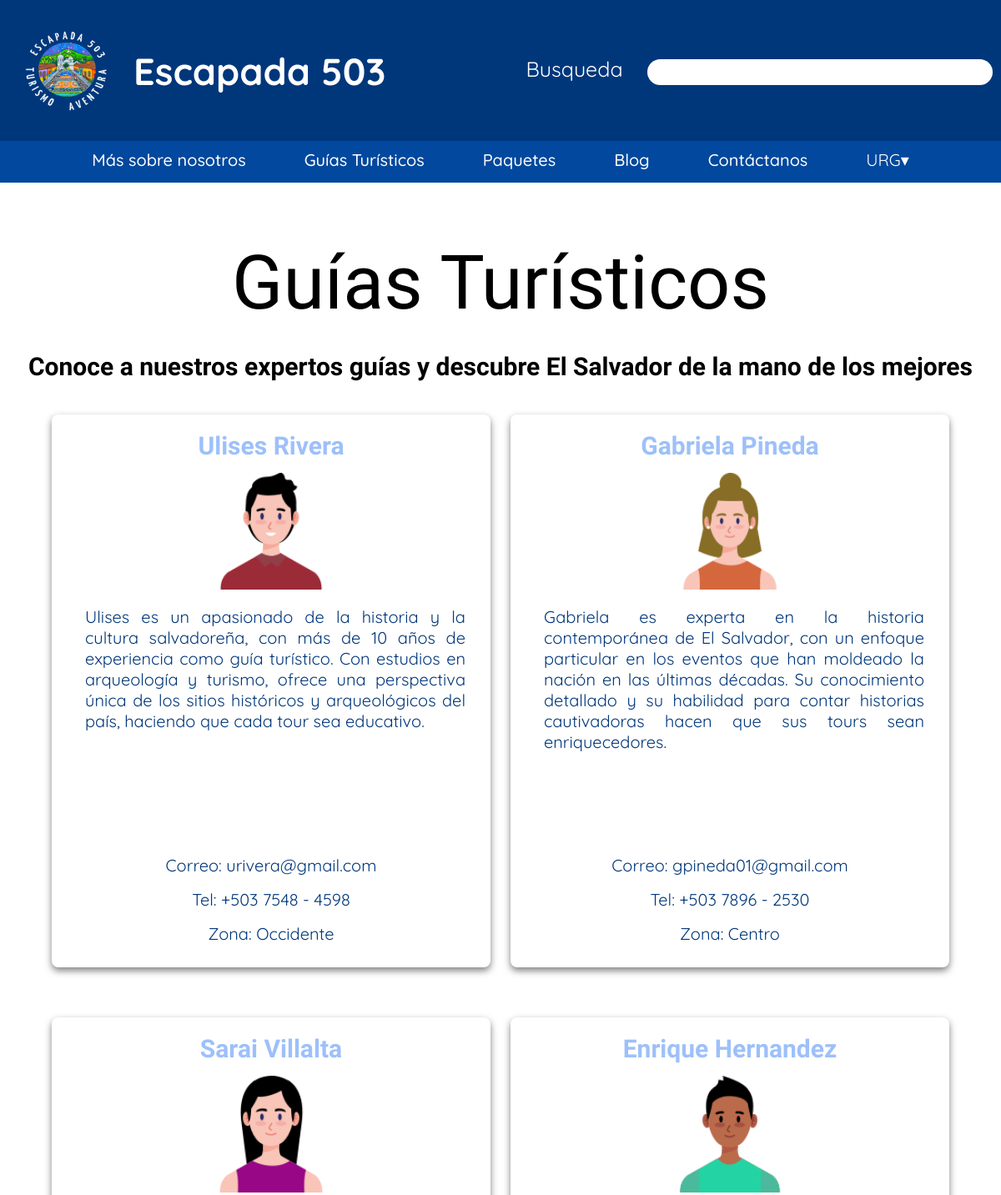
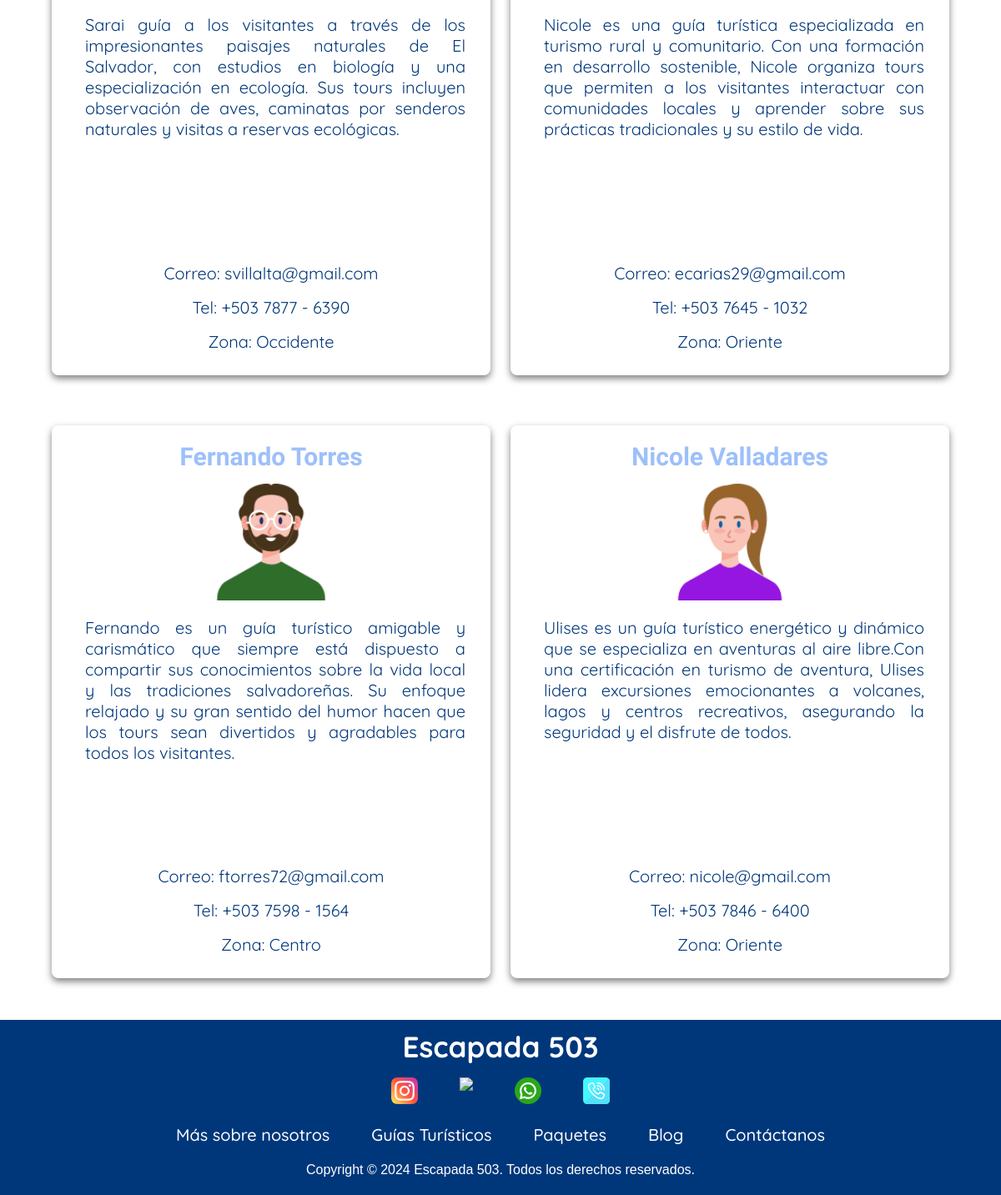
/guias/ (signed in), run on the app's committed database (2 pictures, top to bottom).
### guiasTuristicos/models.py (models this page shows)
class Guias(models.Model):
    nombre = models.CharField(max_length = 255)
    descripcion = models.CharField(max_length = 600)
    correo = models.CharField(max_length = 75)
    telefono = models.CharField(max_length = 25)
    zona = models.CharField(max_length = 75)
    fotografia = models.CharField(max_length = 75)

### guiasTuristicos/views.py (the view)
# urls.py: path('guias/', include('guiasTuristicos.guiasUrls')),
@login_required
def guias(request):
    guiasLista = Guias.objects.all()
    return render(request, 'guias.html', {'guiasLista' : guiasLista})

### guiasTuristicos/Templates/guias.html (shortened to what this page needs)
<!DOCTYPE html>
<html lang="en">
<head>
    {% load static %}
    <link rel="stylesheet" href="{% static 'guiasStyles.css' %}">
</head>
<body>
    <header>
        <div class="header_style">
            <div class="contenido_header">
                <div class="left_section">
                    <a href="{% url 'index-url' %}"><img class="logo" src="{% static 'img/logo.png' %}"
                            alt="Logo de Escapada 503"></a>
                    <h2 class="header_titulo">Escapada 503</h2>
                </div>
                <div class="barraBusqueda">
                    <label class="lbl_busqueda">Busqueda</label>
                    <input class="searchInput barra" type="text">
                </div>
            </div>
            <div class="menu_opcionesHeader" id="menu_opcionesHeader">
                <a href="{% url 'nosotros-url' %}">Más sobre nosotros</a>
                <a href="{% url 'guias-url' %}">Guías Turísticos</a>
                <a href="{% url 'paquetes-url' %}">Paquetes</a>
                <a href="{% url 'blog-url' %}">Blog</a>
                <a href="{% url 'contactanos-url' %}">Contáctanos</a>
                <div class="user_section">
                    <div class="user_info" id="userInfo">
                        <span class="user_name">{{user.username}}</span>
                        <span class="user_menu">&#9662;</span>
                    </div>
                </div>
            </div>
        </div>
    </header>
    <h1 class="guias_encabezado">Guías Turísticos</h1>
    <h3 class="guias_frase">Conoce a nuestros expertos guías y descubre El Salvador de la mano de los mejores</h3>
    <div class="guias_contenedor contenido">
        {% for guia in guiasLista %}
        <div class="guias_filas">
            <div class="guias_personalBlanco">
                <h3>{{ guia.nombre }}</h3>
                <div class="guias_info">
                    <img src="{% static guia.fotografia%}" alt="">
                    <p class="guias_descripcion">{{ guia.descripcion }}</p>
                </div>
                <div class="guias_contactos">
                    <p>Correo: {{ guia.correo }}</p>
                    <p>Tel: {{ guia.telefono }}</p>
                    <p>Zona: {{ guia.zona }}</p>
                </div>
            </div>
        </div>
        {% endfor %}
    </div>
    <footer>
        <div class="footer_style">
            <div clas=footer_contenido>
                <div>
                    <h2 class="footer_titulo">Escapada 503</h2>
                </div>
                <div class="contactos">
                    <a href="#"><img src="{% static 'img/instagram.png' %}"></a>
                    <a href="mailto:ejemplo@gmail.com"><img src="{% static 'img/correo.png' %}"></a>
                    <a href="https://wa.me/78776390"><img src="{% static 'img/whatsapp.png' %}"></a>
                    <a href="tel:+50378776390"><img src="{% static 'img/Telefono.png' %}"></a>
                </div>
                <div class="menu_opciones">
                    <a href="{% url 'nosotros-url' %}">Más sobre nosotros</a>
                    <a href="{% url 'guias-url' %}">Guías Turísticos</a>
                    <a href="{% url 'paquetes-url' %}">Paquetes</a>
                    <a href="{% url 'blog-url' %}">Blog</a>
                    <a href="{% url 'contactanos-url' %}">Contáctanos</a>
                </div>
                <div class="derechos">
                    <p>
                        Copyright © 2024 Escapada 503. Todos los derechos reservados.
                    </p>
                </div>
            </div>
        </div>
    </footer>
</body>
</html>

### guiasTuristicos/static/guiasStyles.css (style rules this page uses)
body { margin: 0; padding: 0; font-family: sans-serif; }
.header_style { display: flex; flex-direction: column; background-color: #00377B; }
.contenido_header { display: flex; justify-content: space-between; align-items: center; }
.left_section { display: flex; align-items: center; }
.header_titulo { color: white; font-size: 45px; font-family: "Quicksand", sans-serif; }
.menu_opcionesHeader { display: flex; gap: 70px; justify-content: center; background-color: #02489e; padding: 10px; }
.menu_opcionesHeader a, .menu_opciones a { font-family: "Quicksand", sans-serif; font-weight: 500; font-style: normal; text-decoration: none; color: white; font-size: 20px; margin-bottom: 5px; }
.logo { margin-top: 5px; width: 100px; height: 100px; padding: 30px; }
.barraBusqueda { margin-right: 10px; }
.barra { border-radius: 20px; width: 400px; border-color: transparent; padding: 5px; font-size: 15px; }
.lbl_busqueda { margin-right: 10px; }
.lbl_busqueda { font-family: "Quicksand", sans-serif; font-optical-sizing: auto; font-weight: 20px; color: white; font-size: 25px; margin-right: 25px; }
.user_section { position: relative; display: inline-block; }
.user_info { cursor: pointer; display: flex; align-items: center; }
.user_name { font-family: "Quicksand", sans-serif; font-optical-sizing: auto; font-weight: 20px; color: white; font-size: 20px; }
.user_menu { font-family: "Quicksand", sans-serif; font-optical-sizing: auto; font-weight: 20px; color: white; font-size: 20px; }
.guias_encabezado { font-family: "Habibi", serif; font-weight: 400; font-style: normal; margin-top: 50px; text-align: center; font-size: 90px; margin-bottom: 20px; }
.guias_frase { font-family: "Playwrite IT Moderna", cursive; font-optical-sizing: auto; font-weight: 100px; font-style: normal; font-size: 30px; text-align: center; }
.guias_contenedor { display: flex; flex-wrap: wrap; margin-left: 50px; margin-right: 50px; }
.guias_filas { display: flex; flex-direction: column; width: calc(50% - 10px); margin-bottom: 40px; align-items: center; }
.guias_personalBlanco { display: flex; flex-direction: column; background-color: #fff; padding: 20px; border-radius: 8px; box-shadow: 0 4px 8px rgba(0, 0, 0, 0.5); margin: 10px; width: 90%; }
.guias_info { display: flex; flex-direction: row; gap: 20px; height: 200px; }
.guias_contactos { display: flex; flex-direction: row; gap: 5px; justify-content: center; margin-top: 40px; font-size: 10px; }
.guias_contactos p { margin: 0; }
.guias_personalBlanco img { width: 140px; height: 140px; margin-top: 50px; margin-left: 20px; }
.guias_personalBlanco p { text-align: justify; font-family: "Quicksand", sans-serif; color: #00377B; font-size: 20px; margin-left: 20px; margin-right: 10px; }
.guias_personalBlanco h3 { text-align: center; font-family: "Habibi", serif; font-size: 30px; margin: 0 auto; color: #3b82f680; }
.footer_style { background-color: #00377B; padding: 5px; }
.footer_titulo { margin-bottom: 15px; margin-top: 5px; text-align: center; color: white; font-size: 35px; font-family: "Quicksand", sans-serif; }
.contactos { display: flex; gap: 50px; justify-content: center; }
.menu_opciones { margin-top: 20px; display: flex; gap: 50px; justify-content: center; }
.derechos { color: white; text-align: center; margin: 0; }
@media (max-width: 1440px) { .guias_filas { display: flex; flex-direction: column; width: calc(50% - 10px); margin-bottom: 40px; align-items: center; } }
@media (max-width: 1440px) { .guias_info { flex-direction: column; align-items: center; gap: 0px; height: 425px; } }
@media (max-width: 1440px) { .guias_personalBlanco img { margin: 15px auto 0px auto; } }
@media (max-width: 1440px) { .guias_contenedor { display: flex; flex-wrap: wrap; justify-content: space-around; } }
@media (max-width: 1440px) { .guias_contactos { display: flex; flex-direction: column; gap: 0px; align-items: center; } }
@media (max-width: 1440px) { .guias_contactos p { margin: 8px; } }

### data on the page
Guias: nombre "Ulises Rivera", fotografia (picture), descripcion "Ulises es un apasionado de la historia y la cultura salvadoreña, con más de 10 años de experiencia como guía turístico. Con estudios en arqueología y turismo, ofrece una perspectiva única de los sitios históricos y arqueológicos del país, haciendo que cada tour sea educativo.", correo "urivera@gmail.com", telefono "+503 7548 - 4598", zona "Occidente"
Guias: nombre "Gabriela Pineda", fotografia (picture), descripcion "Gabriela es experta en la historia contemporánea de El Salvador, con un enfoque particular en los eventos que han moldeado la nación en las últimas décadas. Su conocimiento detallado y su habilidad para contar historias cautivadoras hacen que sus tours sean enriquecedores.", correo "gpineda01@gmail.com", telefono "+503 7896 - 2530", zona "Centro"
Guias: nombre "Sarai Villalta", fotografia (picture), descripcion "Sarai guía a los visitantes a través de los impresionantes paisajes naturales de El Salvador, con estudios en biología y una especialización en ecología. Sus tours incluyen observación de aves, caminatas por senderos naturales y visitas a reservas ecológicas.", correo "svillalta@gmail.com", telefono "+503 7877 - 6390", zona "Occidente"
Guias: nombre "Enrique Hernandez", fotografia (picture), descripcion "Nicole es una guía turística especializada en turismo rural y comunitario. Con una formación en desarrollo sostenible, Nicole organiza tours que permiten a los visitantes interactuar con comunidades locales y aprender sobre sus prácticas tradicionales y su estilo de vida.", correo "ecarias29@gmail.com", telefono "+503 7645 - 1032", zona "Oriente"
Guias: nombre "Fernando Torres", fotografia (picture), descripcion "Fernando es un guía turístico amigable y carismático que siempre está dispuesto a compartir sus conocimientos sobre la vida local y las tradiciones salvadoreñas. Su enfoque relajado y su gran sentido del humor hacen que los tours sean divertidos y agradables para todos los visitantes.", correo "ftorres72@gmail.com", telefono "+503 7598 - 1564", zona "Centro"
Guias: nombre "Nicole Valladares", fotografia (picture), descripcion "Ulises es un guía turístico energético y dinámico que se especializa en aventuras al aire libre.Con una certificación en turismo de aventura, Ulises lidera excursiones emocionantes a volcanes, lagos y centros recreativos, asegurando la seguridad y el disfrute de todos.", correo "nicole@gmail.com", telefono "+503 7846 - 6400", zona "Oriente"

### other printed values
{{ user.username }} "URG"
